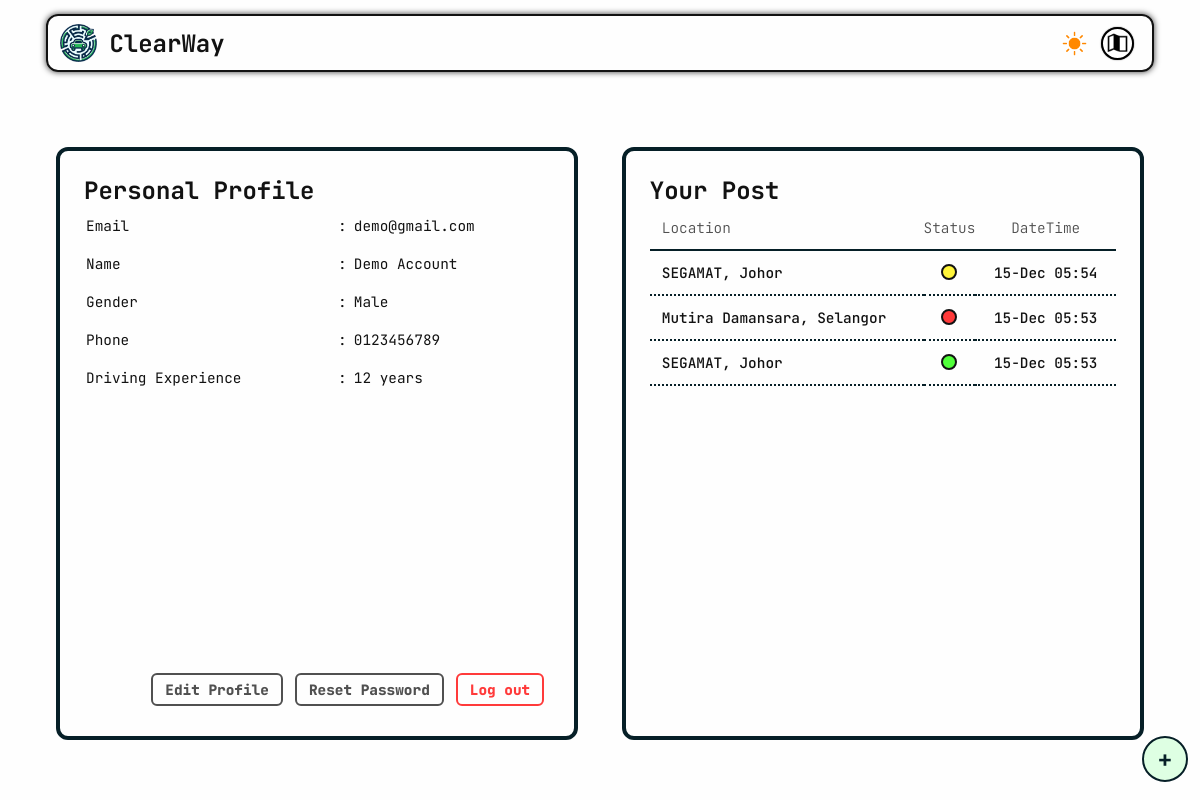
Page /app/profile.php (signed in) on the committed database.
### tables this page shows
CREATE TABLE `user` (
  `id` int(11) NOT NULL,
  `name` varchar(50) DEFAULT NULL,
  `email` varchar(150) DEFAULT NULL,
  `password` varchar(50) DEFAULT NULL,
  `phone` varchar(20) DEFAULT NULL,
  `gender` varchar(20) DEFAULT NULL,
  `driving_experience` int(11) DEFAULT NULL,
  `role` varchar(255) DEFAULT 'user'
);

CREATE TABLE `post_data` (
  `post_id` int(11) NOT NULL,
  `user_email` varchar(150) NOT NULL,
  `street` varchar(255) DEFAULT NULL,
  `city` varchar(100) NOT NULL,
  `state` varchar(100) NOT NULL,
  `postcode` varchar(20) NOT NULL,
  `country` varchar(100) NOT NULL,
  `traffic_jam` enum('Light','Medium','Heavy') NOT NULL,
  `date` datetime NOT NULL DEFAULT current_timestamp()
);

### app/profile.php (the view, shortened to what this page needs)
<?php
require('mysqli_connect.php');
$user_id = $_SESSION['user_id'];
$query_user = "SELECT name, email, gender, phone, driving_experience FROM user WHERE id = $user_id";
$result_user = mysqli_query($dbc, $query_user);
if ($result_user) {
    $row_user = mysqli_fetch_array($result_user, MYSQLI_ASSOC);
    $name = $row_user['name'];
    $email = $row_user['email'];
    $gender = $row_user['gender'];
    $phone = $row_user['phone'];
    $driving_experience = $row_user['driving_experience'];
} else {
    echo '<p class="error">There was an error in processing your request.</p>';
}
$query_traffic = "SELECT CONCAT(city, ', ', state) AS location, traffic_jam AS status, date FROM post_data WHERE user_email = '$email' ORDER BY date DESC";
$result_traffic = mysqli_query($dbc, $query_traffic);
$state_status_table = '';
$state_status_table .=
    '<table class="dataTable">
		<tr class="dataHeaderRow">
			<th class="dataHeader">Location</th>
			<th class="dataHeader">Status</th>
			<th class="dataHeader">DateTime</th>
		</tr>';
if ($result_traffic) {
    while ($row_traffic = mysqli_fetch_array($result_traffic, MYSQLI_ASSOC)) {
        $state  =  $row_traffic['location'];
        $status =  $row_traffic['status'];
        $dateTimeObj = new DateTime($row_traffic['date']);
        $datetime = $dateTimeObj->format("d-M H:i");
        $state_status_table .=
            '<tr class="dataContentRow">
                <td class="dataContent">' . $state . '</td>
                <td class="status status' . str_replace(' ', '', $status) . '"></td>
                <td class="dataContent">' . $datetime . '</td>
            </tr>';
    }
}
$state_status_table .= '</table>';
?>
<!DOCTYPE html>
<html lang="en">
<head>
    <link rel="stylesheet" href="../assets/style/profile.css">
    <link rel="stylesheet" href="../assets/style/popup.css">
</head>
<body>
    <header>
        <a class="leftContainer" href="../index.html" target="_self">
            <img src="../assets/imgs/logo.png" alt="logo image" class="logo">
            <h1 class="companyName">ClearWay</h1>
        </a>
        <div class="rightContainer">
            <nav class="navBar">
                <button class="switchDisplayModeBtn"></button>
                <a href="index.php" class="mapBtn">
                    <img src="../assets/imgs/map.png" alt="profile icon">
                </a>
            </nav>
        </div>
    </header>
    <main>
        <div class="personalInfoContainer">
            <div class="topContainer">
                <h3>Personal Profile</h3>
                <table>
                    <tr>
                        <td>Email</td>
                        <td>:</td>
                        <td><?php echo htmlspecialchars($email); ?></td>
                    </tr>
                    <tr>
                        <td>Name</td>
                        <td>:</td>
                        <td><?php echo $name ? htmlspecialchars($name) : 'Not provided'; ?></td>
                    </tr>
                    <tr>
                        <td>Gender</td>
                        <td>:</td>
                        <td><?php echo $gender ? htmlspecialchars($gender) : 'Not provided'; ?></td>
                    </tr>
                    <tr>
                        <td>Phone</td>
                        <td>:</td>
                        <td><?php echo $phone ? htmlspecialchars($phone) : 'Not provided'; ?></td>
                    </tr>
                    <tr>
                        <td>Driving Experience</td>
                        <td>:</td>
                        <td><?php echo $driving_experience ? htmlspecialchars($driving_experience) . ' years' : 'Not provided'; ?></td>
                    </tr>
                </table>
            </div>
            <div class="bottomContainer">
                <div class="buttonContainer">
                    <a href="update_profile.php">Edit Profile</a>
                    <a href="forget-password.php">Reset Password</a>
                    <a href="?action=logout" class="logoutBtn">Log out</a>
                </div>
            </div>
        </div>
        <div class="tableContainer">
            <h3>Your Post</h3>
            <?php echo $state_status_table ?>
        </div>
        <div class="btnContainer">
                <a href="?action=post_data" class="postBtn">
                    +
                </a>
            </div>
    </main>
</body>
</html>

### assets/style/popup.css (style rules this page uses)
* { padding: 0; margin: 0; font-family: "JetBrains Mono", monospace; }
:root { --text-color: #121212; --text-color-light: #565656; --bg-color: #fefefe; --brand-color: #26B656; --brand-color-secondary: #E8FDFF; --url-color: #312fda; --shadow-color: #393939; --dark-green: #061F27; --dark-green-2: #00636d; --light-green: #94DBA0; --light-green: #deffe3; --error-color: #ff0000; --light-grey-color: #aaaaaa; --red-color: #ff3a3a; --yellow-color: #fff53a; --green-color: #51ff3a; --white-01: #ffffff; --black-01: #000000; --grey-01: #505050; --grey-02: #00000012; font-size: 12px; --brand-linear-color: linear-gradient(to right top, #26b656, #00b171, #00ab86, #00a395, #009b9c); }
:root .switchDisplayModeBtn { background: url("../imgs/light-mode.png"); background-size: contain; background-position: center; background-repeat: no-repeat; cursor: pointer; }
header { display: flex; flex-direction: row; justify-content: space-between; align-items: center; position: fixed; top: 0; left: 0; z-index: 100; width: 90vw; height: 3.5rem; padding: 0.5rem 1vw; margin: 1.2rem 4vw; background-color: transparent; border: 2px var(--brand-color-secondary) solid; border-radius: 12px; box-shadow: 0 0 0.5rem var(--shadow-color); }
header::before { content: " "; position: absolute; top: 50%; left: 50%; transform: translate(-50%, -50%); height: 100%; width: 100%; background-color: rgba(232, 253, 255, 0.3294117647); border-radius: 12px; backdrop-filter: blur(5px); -webkit-backdrop-filter: blur(5px); z-index: 99; }
header .leftContainer { display: flex; flex-direction: row; justify-content: center; align-items: center; height: 100%; text-decoration: none; z-index: 101; }
header .leftContainer .logo { height: 90%; }
header .leftContainer .companyName { padding: 0rem 1rem; color: var(--brand-color-secondary); text-shadow: 0 0 0.5rem var(--black-01); text-decoration: none; }
header .rightContainer { display: flex; flex-direction: row; justify-content: center; align-items: center; height: 100%; z-index: 101; }
header .rightContainer .navBar { display: flex; flex-direction: row; justify-content: center; align-items: center; height: 100%; }
header .rightContainer .navBar .switchDisplayModeBtn { height: 60%; width: 2.5rem; border: none; margin: 0rem 0.5rem; filter: drop-shadow(0 0 0.1rem var(--black-01)); }
.postBtn { display: flex; flex-direction: column; justify-content: center; align-items: center; height: 3.5rem; width: 3.5rem; border-radius: 100%; color: var(--dark-green); background-color: var(--light-green); border: 2px solid var(--dark-green); outline: none; text-align: center; vertical-align: middle; cursor: pointer; font-size: 2rem; font-weight: 600; transition: 0.25s; text-decoration: none; }

### rows in the picture
user: email "demo@gmail.com", name "Demo Account", gender "Male", phone "0123456789", driving_experience "12"
post_data: date "15-Dec 05:54"
post_data: date "15-Dec 05:53"
post_data: date "15-Dec 05:53"

### other values in the picture
$state "SEGAMAT, Johor Mutira Damansara, Selangor SEGAMAT, Johor"
